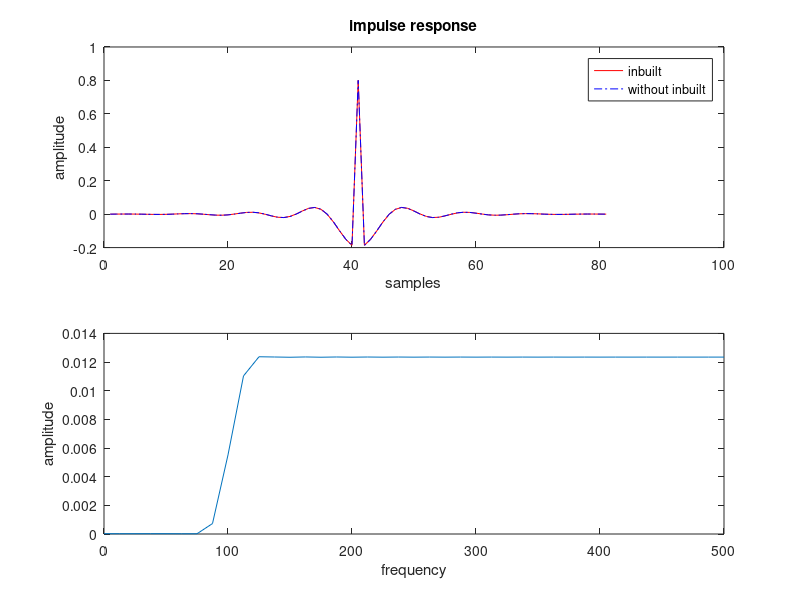

The MATLAB source for this figure:
clc;
clear all;
close all;
%-----------By using inbuilt functions--------
f=100; fs=1000; N=81;
wc=2*pi*f/fs;
m=(N-1)/2;
h1=fir1(N-1,wc/pi,'high',hamming(N)); % By using Inbuilt
%------------------Without Inbuilt---------------------
hwind= 0.54-(0.46.*cos(2*pi.*[0:N-1]/(N-1)));
k=-m:-1;
d1=-sin(wc.*k)./(pi.*k);
k2=1:m;
d2=-sin(wc.*k2)./(pi.*k2);
ideal=[d1 1-wc/pi d2];
imp=hwind.*ideal;
subplot(2,1,1);
plot(h1,'-r');
hold on;
plot(imp,'-.b');
legend('inbuilt','without inbuilt')
xlabel('samples');
ylabel('amplitude');
title('impulse response');
Nf=128;
L=length(imp);
freq=abs(fft(imp,N))/L;
findex=(fs/2)*linspace(0,1,(N/2)+1);
subplot(2,1,2);
plot(findex,freq(1:(N/2)+1));
xlabel('frequency');
ylabel('amplitude');
